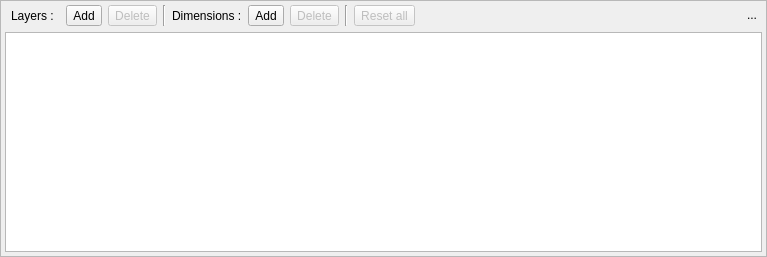
<?xml version="1.0" encoding="UTF-8"?>
<ui version="4.0">
 <class>LayersWidget</class>
 <widget class="QWidget" name="LayersWidget">
  <property name="geometry">
   <rect>
    <x>0</x>
    <y>0</y>
    <width>767</width>
    <height>257</height>
   </rect>
  </property>
  <property name="windowTitle">
   <string>Form</string>
  </property>
  <property name="autoFillBackground">
   <bool>true</bool>
  </property>
  <layout class="QVBoxLayout" name="verticalLayout">
   <property name="leftMargin">
    <number>0</number>
   </property>
   <property name="topMargin">
    <number>0</number>
   </property>
   <property name="rightMargin">
    <number>0</number>
   </property>
   <property name="bottomMargin">
    <number>0</number>
   </property>
   <item>
    <widget class="QFrame" name="frame">
     <property name="minimumSize">
      <size>
       <width>0</width>
       <height>165</height>
      </size>
     </property>
     <property name="frameShape">
      <enum>QFrame::StyledPanel</enum>
     </property>
     <property name="frameShadow">
      <enum>QFrame::Raised</enum>
     </property>
     <layout class="QGridLayout" name="gridLayout">
      <property name="leftMargin">
       <number>4</number>
      </property>
      <property name="topMargin">
       <number>4</number>
      </property>
      <property name="rightMargin">
       <number>4</number>
      </property>
      <property name="bottomMargin">
       <number>4</number>
      </property>
      <item row="0" column="7">
       <widget class="QLabel" name="label_2">
        <property name="sizePolicy">
         <sizepolicy hsizetype="Fixed" vsizetype="Preferred">
          <horstretch>0</horstretch>
          <verstretch>0</verstretch>
         </sizepolicy>
        </property>
        <property name="text">
         <string>Dimensions :</string>
        </property>
       </widget>
      </item>
      <item row="0" column="2">
       <widget class="QLabel" name="label">
        <property name="sizePolicy">
         <sizepolicy hsizetype="Fixed" vsizetype="Preferred">
          <horstretch>0</horstretch>
          <verstretch>0</verstretch>
         </sizepolicy>
        </property>
        <property name="text">
         <string>Layers :</string>
        </property>
       </widget>
      </item>
      <item row="0" column="6">
       <widget class="Line" name="line">
        <property name="orientation">
         <enum>Qt::Vertical</enum>
        </property>
       </widget>
      </item>
      <item row="0" column="10">
       <widget class="Line" name="line_2">
        <property name="orientation">
         <enum>Qt::Vertical</enum>
        </property>
       </widget>
      </item>
      <item row="0" column="9">
       <widget class="QToolButton" name="remove_dim_tb">
        <property name="enabled">
         <bool>false</bool>
        </property>
        <property name="text">
         <string>Delete</string>
        </property>
        <property name="icon">
         <iconset resource="../res/resources.qrc">
          <normaloff>:/icones/icones/dellayer.png</normaloff>:/icones/icones/dellayer.png</iconset>
        </property>
        <property name="iconSize">
         <size>
          <width>22</width>
          <height>22</height>
         </size>
        </property>
        <property name="toolButtonStyle">
         <enum>Qt::ToolButtonTextBesideIcon</enum>
        </property>
       </widget>
      </item>
      <item row="0" column="11">
       <widget class="QToolButton" name="remove_all_tb">
        <property name="enabled">
         <bool>false</bool>
        </property>
        <property name="sizePolicy">
         <sizepolicy hsizetype="Fixed" vsizetype="Preferred">
          <horstretch>0</horstretch>
          <verstretch>0</verstretch>
         </sizepolicy>
        </property>
        <property name="minimumSize">
         <size>
          <width>0</width>
          <height>0</height>
         </size>
        </property>
        <property name="toolTip">
         <string>Remove all layers</string>
        </property>
        <property name="text">
         <string>Reset all</string>
        </property>
        <property name="icon">
         <iconset resource="../res/resources.qrc">
          <normaloff>:/icones/icones/clearlayers.png</normaloff>:/icones/icones/clearlayers.png</iconset>
        </property>
        <property name="iconSize">
         <size>
          <width>22</width>
          <height>22</height>
         </size>
        </property>
        <property name="shortcut">
         <string>Shift+Del</string>
        </property>
        <property name="toolButtonStyle">
         <enum>Qt::ToolButtonTextBesideIcon</enum>
        </property>
        <property name="autoRaise">
         <bool>false</bool>
        </property>
       </widget>
      </item>
      <item row="0" column="15">
       <widget class="QToolButton" name="hide_tb">
        <property name="minimumSize">
         <size>
          <width>20</width>
          <height>20</height>
         </size>
        </property>
        <property name="maximumSize">
         <size>
          <width>20</width>
          <height>20</height>
         </size>
        </property>
        <property name="toolTip">
         <string>Hide this widget</string>
        </property>
        <property name="text">
         <string>...</string>
        </property>
        <property name="icon">
         <iconset resource="../res/resources.qrc">
          <normaloff>:/icones/icones/fechar1.png</normaloff>:/icones/icones/fechar1.png</iconset>
        </property>
        <property name="autoRaise">
         <bool>true</bool>
        </property>
       </widget>
      </item>
      <item row="0" column="4">
       <widget class="QToolButton" name="add_tb">
        <property name="enabled">
         <bool>true</bool>
        </property>
        <property name="sizePolicy">
         <sizepolicy hsizetype="Fixed" vsizetype="Preferred">
          <horstretch>0</horstretch>
          <verstretch>0</verstretch>
         </sizepolicy>
        </property>
        <property name="minimumSize">
         <size>
          <width>0</width>
          <height>0</height>
         </size>
        </property>
        <property name="toolTip">
         <string>Add a new layer</string>
        </property>
        <property name="text">
         <string>Add</string>
        </property>
        <property name="icon">
         <iconset resource="../res/resources.qrc">
          <normaloff>:/icones/icones/addlayer.png</normaloff>:/icones/icones/addlayer.png</iconset>
        </property>
        <property name="iconSize">
         <size>
          <width>22</width>
          <height>22</height>
         </size>
        </property>
        <property name="shortcut">
         <string>Ins</string>
        </property>
        <property name="toolButtonStyle">
         <enum>Qt::ToolButtonTextBesideIcon</enum>
        </property>
        <property name="autoRaise">
         <bool>false</bool>
        </property>
       </widget>
      </item>
      <item row="1" column="1" colspan="15">
       <widget class="QTableWidget" name="layers_tw">
        <property name="alternatingRowColors">
         <bool>true</bool>
        </property>
       </widget>
      </item>
      <item row="0" column="8">
       <widget class="QToolButton" name="add_dim_tb">
        <property name="text">
         <string>Add</string>
        </property>
        <property name="icon">
         <iconset resource="../res/resources.qrc">
          <normaloff>:/icones/icones/addlayer.png</normaloff>:/icones/icones/addlayer.png</iconset>
        </property>
        <property name="iconSize">
         <size>
          <width>22</width>
          <height>22</height>
         </size>
        </property>
        <property name="toolButtonStyle">
         <enum>Qt::ToolButtonTextBesideIcon</enum>
        </property>
       </widget>
      </item>
      <item row="0" column="5">
       <widget class="QToolButton" name="remove_tb">
        <property name="enabled">
         <bool>false</bool>
        </property>
        <property name="sizePolicy">
         <sizepolicy hsizetype="Fixed" vsizetype="Preferred">
          <horstretch>0</horstretch>
          <verstretch>0</verstretch>
         </sizepolicy>
        </property>
        <property name="minimumSize">
         <size>
          <width>0</width>
          <height>0</height>
         </size>
        </property>
        <property name="toolTip">
         <string>Remove the selected layer</string>
        </property>
        <property name="text">
         <string>Delete</string>
        </property>
        <property name="icon">
         <iconset resource="../res/resources.qrc">
          <normaloff>:/icones/icones/dellayer.png</normaloff>:/icones/icones/dellayer.png</iconset>
        </property>
        <property name="iconSize">
         <size>
          <width>22</width>
          <height>22</height>
         </size>
        </property>
        <property name="shortcut">
         <string>Shift+Del</string>
        </property>
        <property name="toolButtonStyle">
         <enum>Qt::ToolButtonTextBesideIcon</enum>
        </property>
        <property name="autoRaise">
         <bool>false</bool>
        </property>
       </widget>
      </item>
      <item row="0" column="14">
       <spacer name="horizontalSpacer_3">
        <property name="orientation">
         <enum>Qt::Horizontal</enum>
        </property>
        <property name="sizeHint" stdset="0">
         <size>
          <width>40</width>
          <height>20</height>
         </size>
        </property>
       </spacer>
      </item>
     </layout>
    </widget>
   </item>
  </layout>
 </widget>
 <resources>
  <include location="../res/resources.qrc"/>
 </resources>
 <connections/>
</ui>
